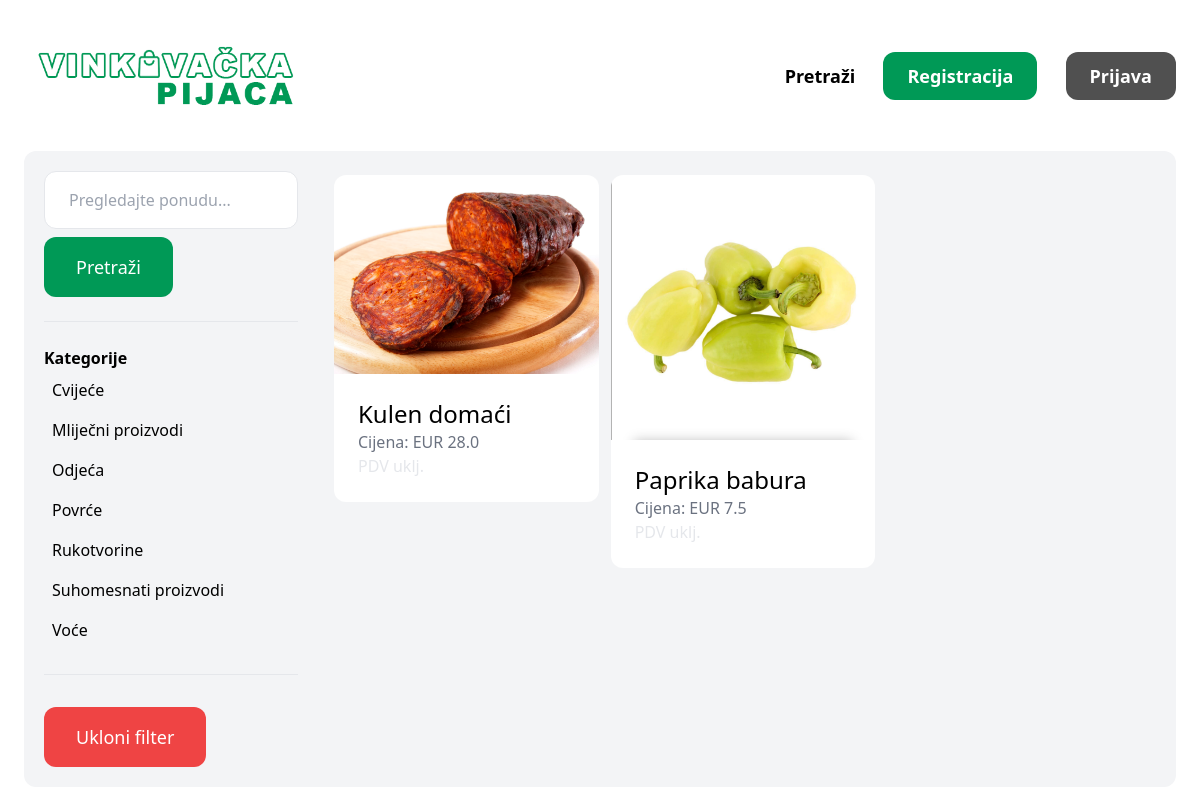
Before: /items/ with the older database file.
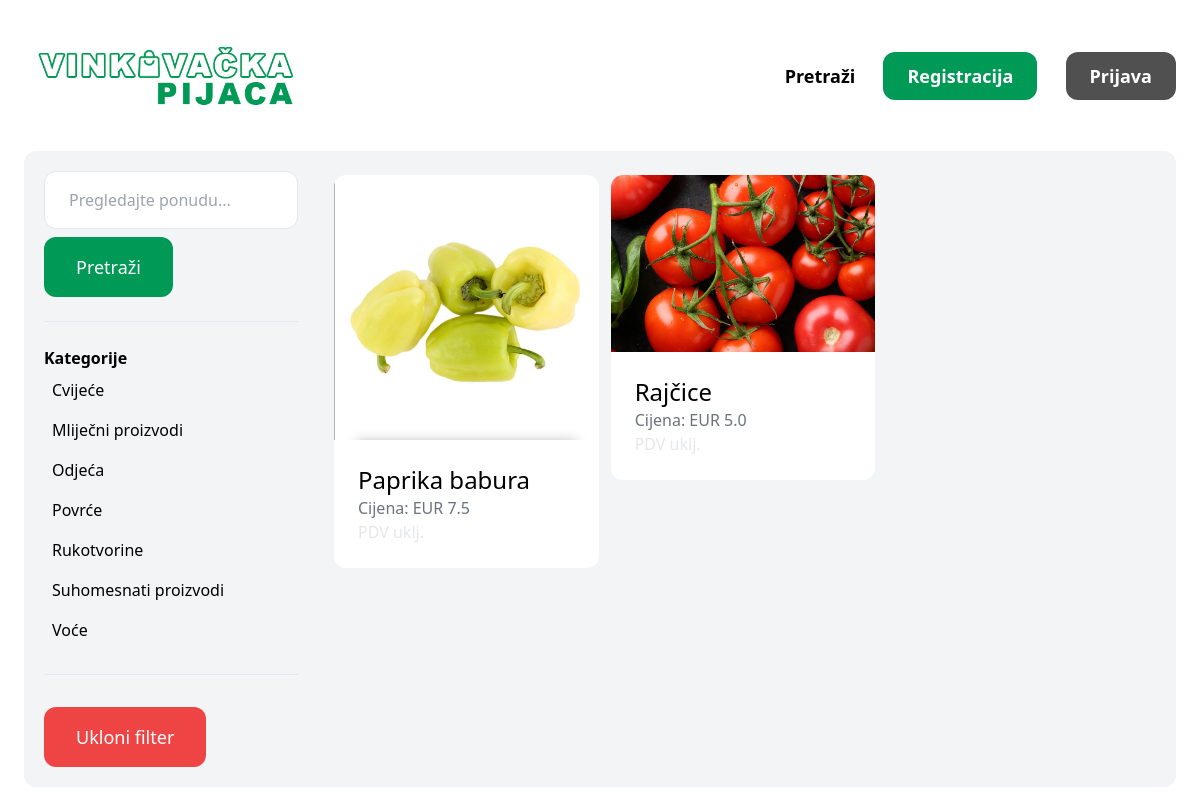
After: the same page with the newer database file.
### item/models.py (models this page shows, shortened)
class Category(models.Model):
    naziv = models.CharField(max_length=255)
    class Meta:
        ordering = ('naziv',)
        verbose_name_plural = 'Categories'

class Item(models.Model):
    kategorija = models.ForeignKey(Category, related_name='items', on_delete=models.CASCADE)
    naziv = models.CharField(max_length=255)
    opis = models.TextField(blank=True, null=True)
    cijena = models.FloatField()
    slika = models.ImageField(upload_to='item_images', blank=True, null=True)
    created_at = models.DateTimeField(auto_now_add=True)
    created_by = models.ForeignKey(User, related_name='items', on_delete=models.CASCADE)

### item/views.py (the view)
# urls.py: path('items/', views.items, name='items'),
def items(request):
    query = request.GET.get('query', '')
    categories = Category.objects.all()
    category_id = request.GET.get('category', 0)
    items = Item.objects.all()
    if category_id:
        items = items.filter(kategorija_id=category_id)
    if query:
        items = items.filter(Q(naziv__icontains=query) | Q(opis__icontains=query))
    context = {
        'items': items,
        'query': query,
        'categories': categories,
        'category_id': int(category_id),
    }
    return render(request, 'item/items.html', context)

### item/templates/item/items.html (shortened to what this page needs)
{% extends 'home/base.html' %}
{% block content %}
    <div class="p-3 grid grid-cols-4 gap-4 bg-gray-100 rounded-xl">
        <div class="col-span-1 px-2 py-2">
            <form method="get" action="{% url 'item:items' %}">
                <input name="query" class="w-full py-4 px-6 border rounded-xl" type="text" value="{{ query }}" placeholder="Pregledajte ponudu...">
                <button id="inb" class="mt-2 py-4 px-8 text-lg text-white rounded-xl">Pretraži</button>
            </form>
            <hr class="my-6">
            <p class="font-semibold"><b>Kategorije</b></p>
            <ul>
                {% for category in categories %}
                    <li class="py-2 px-2 rounded-xl{% if category.id == category_id %} bg-gray-200{% endif %}">
                        <a href="{% url 'item:items' %}?query={{ query }}&category={{ category.id }}">{{ category.naziv }}</a>
                    </li>
                {% endfor %}
            </ul>
            <hr class="my-6">
            <ul>
                <li>
                    <a href="{% url 'item:items' %}" class="mt-2 py-4 px-8 inline-block text-lg rounded-xl text-white bg-red-500 hover:bg-red-700">Ukloni filter</a>
                </li>
            </ul>
        </div>
        <div class="col-span-3">
            <div class="grid grid-cols-3 gap-3 py-3 px-3">
                {% for item in items %}
                    <div class="hover:scale-105 ease-in-out duration-300">
                        <a href="{% url 'item:detail' item.id %}">
                            <div>
                                <img src="{{ item.slika.url }}" class="rounded-t-xl">
                            </div>
                            <div class="p-6 bg-white rounded-b-xl">
                                <h2 class="text-2xl">{{ item.naziv }}</h2>
                                <p class="text-gray-500">Cijena: EUR {{ item.cijena }}</p>
                                <p class="text-gray-200">PDV uklj.</p>
                            </div>
                        </a>
                    </div>
                {% endfor %}
            </div>
        </div>
    </div>
{% endblock %}

Changed rows visible on the page:
removed Item: slika (picture), naziv "Kulen domaći", cijena "28.0"
added Item: slika (picture), naziv "Rajčice", cijena "5.0"
